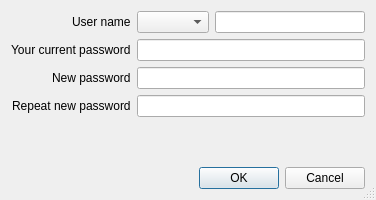
<?xml version="1.0" encoding="UTF-8"?>
<ui version="4.0">
 <class>ChangePassDlg</class>
 <widget class="QDialog" name="ChangePassDlg">
  <property name="geometry">
   <rect>
    <x>0</x>
    <y>0</y>
    <width>376</width>
    <height>200</height>
   </rect>
  </property>
  <property name="windowTitle">
   <string>Changing password</string>
  </property>
  <property name="locale">
   <locale language="English" country="UnitedStates"/>
  </property>
  <property name="sizeGripEnabled">
   <bool>true</bool>
  </property>
  <layout class="QVBoxLayout" name="verticalLayout">
   <item>
    <layout class="QFormLayout" name="formLayout">
     <property name="labelAlignment">
      <set>Qt::AlignRight|Qt::AlignTrailing|Qt::AlignVCenter</set>
     </property>
     <item row="0" column="0">
      <widget class="QLabel" name="lblUser">
       <property name="text">
        <string>User name</string>
       </property>
      </widget>
     </item>
     <item row="0" column="1">
      <layout class="QHBoxLayout" name="horizontalLayout">
       <item>
        <widget class="QComboBox" name="cbUser"/>
       </item>
       <item>
        <widget class="QLineEdit" name="leUser">
         <property name="readOnly">
          <bool>true</bool>
         </property>
        </widget>
       </item>
      </layout>
     </item>
     <item row="1" column="0">
      <widget class="QLabel" name="label_2">
       <property name="text">
        <string>Your current password</string>
       </property>
      </widget>
     </item>
     <item row="1" column="1">
      <widget class="QLineEdit" name="lePass">
       <property name="echoMode">
        <enum>QLineEdit::Password</enum>
       </property>
      </widget>
     </item>
     <item row="2" column="0">
      <widget class="QLabel" name="label_3">
       <property name="text">
        <string>New password</string>
       </property>
      </widget>
     </item>
     <item row="2" column="1">
      <widget class="QLineEdit" name="leNewPass1">
       <property name="echoMode">
        <enum>QLineEdit::Password</enum>
       </property>
      </widget>
     </item>
     <item row="3" column="0">
      <widget class="QLabel" name="label_4">
       <property name="text">
        <string>Repeat new password</string>
       </property>
      </widget>
     </item>
     <item row="3" column="1">
      <widget class="QLineEdit" name="leNewPass2">
       <property name="echoMode">
        <enum>QLineEdit::Password</enum>
       </property>
      </widget>
     </item>
    </layout>
   </item>
   <item>
    <widget class="QDialogButtonBox" name="buttonBox">
     <property name="orientation">
      <enum>Qt::Horizontal</enum>
     </property>
     <property name="standardButtons">
      <set>QDialogButtonBox::Cancel|QDialogButtonBox::Ok</set>
     </property>
    </widget>
   </item>
  </layout>
 </widget>
 <resources/>
 <connections>
  <connection>
   <sender>buttonBox</sender>
   <signal>accepted()</signal>
   <receiver>ChangePassDlg</receiver>
   <slot>Accept()</slot>
   <hints>
    <hint type="sourcelabel">
     <x>248</x>
     <y>254</y>
    </hint>
    <hint type="destinationlabel">
     <x>157</x>
     <y>274</y>
    </hint>
   </hints>
  </connection>
  <connection>
   <sender>buttonBox</sender>
   <signal>rejected()</signal>
   <receiver>ChangePassDlg</receiver>
   <slot>reject()</slot>
   <hints>
    <hint type="sourcelabel">
     <x>316</x>
     <y>260</y>
    </hint>
    <hint type="destinationlabel">
     <x>286</x>
     <y>274</y>
    </hint>
   </hints>
  </connection>
 </connections>
 <slots>
  <slot>Accept()</slot>
 </slots>
</ui>
